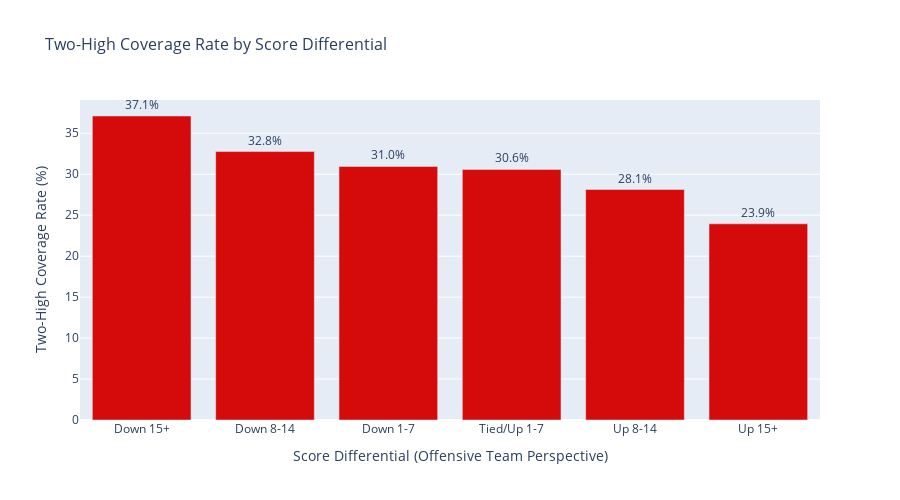

Write notebook code for a chart like this one.
### Code cell
# 1.3: Score Differential Analysis
pass_plays['Score_Margin'] = pd.cut(
    pass_plays['OffLeadBefore'],
    bins=[-30, -14, -7, 0, 7, 14, 30],
    labels=['Down 15+', 'Down 8-14', 'Down 1-7', 'Tied/Up 1-7', 'Up 8-14', 'Up 15+']
)

score_analysis = pass_plays.groupby('Score_Margin').agg({
    'is_two_high': ['mean', 'count']
}).reset_index()
score_analysis.columns = ['Score_Margin', 'TwoHigh_Rate', 'Play_Count']

fig = go.Figure()
fig.add_trace(go.Bar(
    x=score_analysis['Score_Margin'],
    y=score_analysis['TwoHigh_Rate'] * 100,
    marker_color=NFL_COLORS['secondary'],
    text=[f"{x:.1f}%" for x in score_analysis['TwoHigh_Rate'] * 100],
    textposition='outside',
    name='Two-High Rate'
))

fig.update_layout(
    title='Two-High Coverage Rate by Score Differential',
    xaxis_title='Score Differential (Offensive Team Perspective)',
    yaxis_title='Two-High Coverage Rate (%)',
    height=500,
    showlegend=False,
    font=dict(size=12),
    title_font_size=16
)
fig.show()

### Figure 1 — Plotly figure (JSON) as saved in the notebook; plotly's stock layout.template omitted (floating-point values rounded to 4 significant figures)
{"data": [{"marker": {"color": "#D50A0A"}, "name": "Two-High Rate", "text": ["37.1%", "32.8%", "31.0%", "30.6%", "28.1%", "23.9%"], "textposition": "outside", "type": "bar", "x": ["Down 15+", "Down 8-14", "Down 1-7", "Tied/Up 1-7", "Up 8-14", "Up 15+"], "y": [37.11, 32.77, 30.96, 30.59, 28.14, 23.95]}], "layout": {"font": {"size": 12}, "height": 500, "showlegend": false, "title": {"font": {"size": 16}, "text": "Two-High Coverage Rate by Score Differential"}, "xaxis": {"title": {"text": "Score Differential (Offensive Team Perspective)"}}, "yaxis": {"title": {"text": "Two-High Coverage Rate (%)"}}}}
